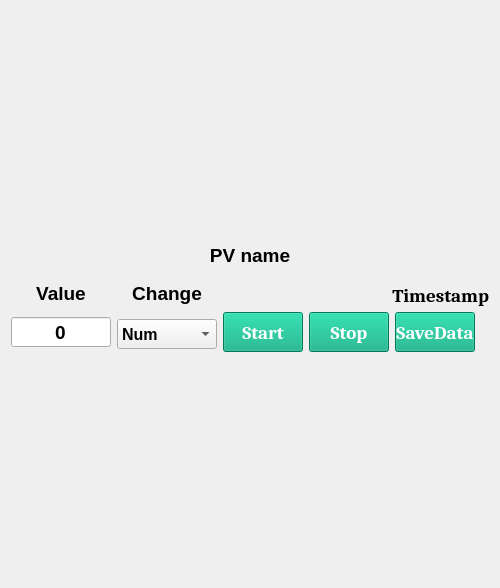
<?xml version="1.0" encoding="UTF-8"?>
<ui version="4.0">
 <class>Form</class>
 <widget class="QWidget" name="Form">
  <property name="geometry">
   <rect>
    <x>0</x>
    <y>0</y>
    <width>500</width>
    <height>588</height>
   </rect>
  </property>
  <property name="minimumSize">
   <size>
    <width>500</width>
    <height>300</height>
   </size>
  </property>
  <property name="windowTitle">
   <string>Form</string>
  </property>
  <layout class="QGridLayout" name="gridLayout">
   <item row="0" column="0">
    <layout class="QVBoxLayout" name="verticalLayout">
     <item>
      <widget class="QLabel" name="PV_name_label">
       <property name="sizePolicy">
        <sizepolicy hsizetype="Expanding" vsizetype="Fixed">
         <horstretch>0</horstretch>
         <verstretch>0</verstretch>
        </sizepolicy>
       </property>
       <property name="minimumSize">
        <size>
         <width>100</width>
         <height>40</height>
        </size>
       </property>
       <property name="maximumSize">
        <size>
         <width>3160</width>
         <height>40</height>
        </size>
       </property>
       <property name="palette">
        <palette>
         <active>
          <colorrole role="WindowText">
           <brush brushstyle="SolidPattern">
            <color alpha="255">
             <red>255</red>
             <green>85</green>
             <blue>0</blue>
            </color>
           </brush>
          </colorrole>
          <colorrole role="Text">
           <brush brushstyle="SolidPattern">
            <color alpha="255">
             <red>255</red>
             <green>85</green>
             <blue>0</blue>
            </color>
           </brush>
          </colorrole>
          <colorrole role="ButtonText">
           <brush brushstyle="SolidPattern">
            <color alpha="255">
             <red>255</red>
             <green>85</green>
             <blue>0</blue>
            </color>
           </brush>
          </colorrole>
          <colorrole role="PlaceholderText">
           <brush brushstyle="NoBrush">
            <color alpha="128">
             <red>255</red>
             <green>85</green>
             <blue>0</blue>
            </color>
           </brush>
          </colorrole>
         </active>
         <inactive>
          <colorrole role="WindowText">
           <brush brushstyle="SolidPattern">
            <color alpha="255">
             <red>0</red>
             <green>0</green>
             <blue>0</blue>
            </color>
           </brush>
          </colorrole>
          <colorrole role="Text">
           <brush brushstyle="SolidPattern">
            <color alpha="255">
             <red>0</red>
             <green>0</green>
             <blue>0</blue>
            </color>
           </brush>
          </colorrole>
          <colorrole role="ButtonText">
           <brush brushstyle="SolidPattern">
            <color alpha="255">
             <red>0</red>
             <green>0</green>
             <blue>0</blue>
            </color>
           </brush>
          </colorrole>
          <colorrole role="PlaceholderText">
           <brush brushstyle="NoBrush">
            <color alpha="128">
             <red>255</red>
             <green>85</green>
             <blue>0</blue>
            </color>
           </brush>
          </colorrole>
         </inactive>
         <disabled>
          <colorrole role="WindowText">
           <brush brushstyle="SolidPattern">
            <color alpha="255">
             <red>120</red>
             <green>120</green>
             <blue>120</blue>
            </color>
           </brush>
          </colorrole>
          <colorrole role="Text">
           <brush brushstyle="SolidPattern">
            <color alpha="255">
             <red>120</red>
             <green>120</green>
             <blue>120</blue>
            </color>
           </brush>
          </colorrole>
          <colorrole role="ButtonText">
           <brush brushstyle="SolidPattern">
            <color alpha="255">
             <red>120</red>
             <green>120</green>
             <blue>120</blue>
            </color>
           </brush>
          </colorrole>
          <colorrole role="PlaceholderText">
           <brush brushstyle="NoBrush">
            <color alpha="128">
             <red>255</red>
             <green>85</green>
             <blue>0</blue>
            </color>
           </brush>
          </colorrole>
         </disabled>
        </palette>
       </property>
       <property name="font">
        <font>
         <family>Arial</family>
         <pointsize>14</pointsize>
         <bold>true</bold>
        </font>
       </property>
       <property name="text">
        <string>PV name</string>
       </property>
       <property name="alignment">
        <set>Qt::AlignCenter</set>
       </property>
      </widget>
     </item>
     <item>
      <layout class="QVBoxLayout" name="verticalLayout_plot"/>
     </item>
     <item>
      <layout class="QHBoxLayout" name="horizontalLayout">
       <item>
        <widget class="QLabel" name="PV_name_label_2">
         <property name="sizePolicy">
          <sizepolicy hsizetype="Expanding" vsizetype="Fixed">
           <horstretch>0</horstretch>
           <verstretch>0</verstretch>
          </sizepolicy>
         </property>
         <property name="minimumSize">
          <size>
           <width>100</width>
           <height>25</height>
          </size>
         </property>
         <property name="maximumSize">
          <size>
           <width>100</width>
           <height>40</height>
          </size>
         </property>
         <property name="palette">
          <palette>
           <active>
            <colorrole role="WindowText">
             <brush brushstyle="SolidPattern">
              <color alpha="255">
               <red>255</red>
               <green>85</green>
               <blue>0</blue>
              </color>
             </brush>
            </colorrole>
            <colorrole role="Text">
             <brush brushstyle="SolidPattern">
              <color alpha="255">
               <red>255</red>
               <green>85</green>
               <blue>0</blue>
              </color>
             </brush>
            </colorrole>
            <colorrole role="ButtonText">
             <brush brushstyle="SolidPattern">
              <color alpha="255">
               <red>255</red>
               <green>85</green>
               <blue>0</blue>
              </color>
             </brush>
            </colorrole>
            <colorrole role="PlaceholderText">
             <brush brushstyle="NoBrush">
              <color alpha="128">
               <red>255</red>
               <green>85</green>
               <blue>0</blue>
              </color>
             </brush>
            </colorrole>
           </active>
           <inactive>
            <colorrole role="WindowText">
             <brush brushstyle="SolidPattern">
              <color alpha="255">
               <red>0</red>
               <green>0</green>
               <blue>0</blue>
              </color>
             </brush>
            </colorrole>
            <colorrole role="Text">
             <brush brushstyle="SolidPattern">
              <color alpha="255">
               <red>0</red>
               <green>0</green>
               <blue>0</blue>
              </color>
             </brush>
            </colorrole>
            <colorrole role="ButtonText">
             <brush brushstyle="SolidPattern">
              <color alpha="255">
               <red>0</red>
               <green>0</green>
               <blue>0</blue>
              </color>
             </brush>
            </colorrole>
            <colorrole role="PlaceholderText">
             <brush brushstyle="NoBrush">
              <color alpha="128">
               <red>255</red>
               <green>85</green>
               <blue>0</blue>
              </color>
             </brush>
            </colorrole>
           </inactive>
           <disabled>
            <colorrole role="WindowText">
             <brush brushstyle="SolidPattern">
              <color alpha="255">
               <red>120</red>
               <green>120</green>
               <blue>120</blue>
              </color>
             </brush>
            </colorrole>
            <colorrole role="Text">
             <brush brushstyle="SolidPattern">
              <color alpha="255">
               <red>120</red>
               <green>120</green>
               <blue>120</blue>
              </color>
             </brush>
            </colorrole>
            <colorrole role="ButtonText">
             <brush brushstyle="SolidPattern">
              <color alpha="255">
               <red>120</red>
               <green>120</green>
               <blue>120</blue>
              </color>
             </brush>
            </colorrole>
            <colorrole role="PlaceholderText">
             <brush brushstyle="NoBrush">
              <color alpha="128">
               <red>255</red>
               <green>85</green>
               <blue>0</blue>
              </color>
             </brush>
            </colorrole>
           </disabled>
          </palette>
         </property>
         <property name="font">
          <font>
           <family>Arial</family>
           <pointsize>14</pointsize>
           <bold>true</bold>
          </font>
         </property>
         <property name="text">
          <string>Value</string>
         </property>
         <property name="alignment">
          <set>Qt::AlignCenter</set>
         </property>
        </widget>
       </item>
       <item>
        <widget class="QLabel" name="PV_name_label_3">
         <property name="sizePolicy">
          <sizepolicy hsizetype="Expanding" vsizetype="Fixed">
           <horstretch>0</horstretch>
           <verstretch>0</verstretch>
          </sizepolicy>
         </property>
         <property name="minimumSize">
          <size>
           <width>100</width>
           <height>25</height>
          </size>
         </property>
         <property name="maximumSize">
          <size>
           <width>100</width>
           <height>40</height>
          </size>
         </property>
         <property name="palette">
          <palette>
           <active>
            <colorrole role="WindowText">
             <brush brushstyle="SolidPattern">
              <color alpha="255">
               <red>255</red>
               <green>85</green>
               <blue>0</blue>
              </color>
             </brush>
            </colorrole>
            <colorrole role="Text">
             <brush brushstyle="SolidPattern">
              <color alpha="255">
               <red>255</red>
               <green>85</green>
               <blue>0</blue>
              </color>
             </brush>
            </colorrole>
            <colorrole role="ButtonText">
             <brush brushstyle="SolidPattern">
              <color alpha="255">
               <red>255</red>
               <green>85</green>
               <blue>0</blue>
              </color>
             </brush>
            </colorrole>
            <colorrole role="PlaceholderText">
             <brush brushstyle="NoBrush">
              <color alpha="128">
               <red>255</red>
               <green>85</green>
               <blue>0</blue>
              </color>
             </brush>
            </colorrole>
           </active>
           <inactive>
            <colorrole role="WindowText">
             <brush brushstyle="SolidPattern">
              <color alpha="255">
               <red>0</red>
               <green>0</green>
               <blue>0</blue>
              </color>
             </brush>
            </colorrole>
            <colorrole role="Text">
             <brush brushstyle="SolidPattern">
              <color alpha="255">
               <red>0</red>
               <green>0</green>
               <blue>0</blue>
              </color>
             </brush>
            </colorrole>
            <colorrole role="ButtonText">
             <brush brushstyle="SolidPattern">
              <color alpha="255">
               <red>0</red>
               <green>0</green>
               <blue>0</blue>
              </color>
             </brush>
            </colorrole>
            <colorrole role="PlaceholderText">
             <brush brushstyle="NoBrush">
              <color alpha="128">
               <red>255</red>
               <green>85</green>
               <blue>0</blue>
              </color>
             </brush>
            </colorrole>
           </inactive>
           <disabled>
            <colorrole role="WindowText">
             <brush brushstyle="SolidPattern">
              <color alpha="255">
               <red>120</red>
               <green>120</green>
               <blue>120</blue>
              </color>
             </brush>
            </colorrole>
            <colorrole role="Text">
             <brush brushstyle="SolidPattern">
              <color alpha="255">
               <red>120</red>
               <green>120</green>
               <blue>120</blue>
              </color>
             </brush>
            </colorrole>
            <colorrole role="ButtonText">
             <brush brushstyle="SolidPattern">
              <color alpha="255">
               <red>120</red>
               <green>120</green>
               <blue>120</blue>
              </color>
             </brush>
            </colorrole>
            <colorrole role="PlaceholderText">
             <brush brushstyle="NoBrush">
              <color alpha="128">
               <red>255</red>
               <green>85</green>
               <blue>0</blue>
              </color>
             </brush>
            </colorrole>
           </disabled>
          </palette>
         </property>
         <property name="font">
          <font>
           <family>Arial</family>
           <pointsize>14</pointsize>
           <bold>true</bold>
          </font>
         </property>
         <property name="text">
          <string>Change</string>
         </property>
         <property name="alignment">
          <set>Qt::AlignCenter</set>
         </property>
        </widget>
       </item>
       <item>
        <widget class="QLabel" name="Time_stamp_label">
         <property name="sizePolicy">
          <sizepolicy hsizetype="Expanding" vsizetype="Fixed">
           <horstretch>0</horstretch>
           <verstretch>0</verstretch>
          </sizepolicy>
         </property>
         <property name="minimumSize">
          <size>
           <width>200</width>
           <height>25</height>
          </size>
         </property>
         <property name="maximumSize">
          <size>
           <width>3160</width>
           <height>20</height>
          </size>
         </property>
         <property name="palette">
          <palette>
           <active>
            <colorrole role="WindowText">
             <brush brushstyle="SolidPattern">
              <color alpha="255">
               <red>0</red>
               <green>170</green>
               <blue>255</blue>
              </color>
             </brush>
            </colorrole>
            <colorrole role="Text">
             <brush brushstyle="SolidPattern">
              <color alpha="255">
               <red>255</red>
               <green>85</green>
               <blue>0</blue>
              </color>
             </brush>
            </colorrole>
            <colorrole role="ButtonText">
             <brush brushstyle="SolidPattern">
              <color alpha="255">
               <red>255</red>
               <green>85</green>
               <blue>0</blue>
              </color>
             </brush>
            </colorrole>
            <colorrole role="PlaceholderText">
             <brush brushstyle="NoBrush">
              <color alpha="128">
               <red>255</red>
               <green>85</green>
               <blue>0</blue>
              </color>
             </brush>
            </colorrole>
           </active>
           <inactive>
            <colorrole role="WindowText">
             <brush brushstyle="SolidPattern">
              <color alpha="255">
               <red>0</red>
               <green>0</green>
               <blue>0</blue>
              </color>
             </brush>
            </colorrole>
            <colorrole role="Text">
             <brush brushstyle="SolidPattern">
              <color alpha="255">
               <red>0</red>
               <green>0</green>
               <blue>0</blue>
              </color>
             </brush>
            </colorrole>
            <colorrole role="ButtonText">
             <brush brushstyle="SolidPattern">
              <color alpha="255">
               <red>0</red>
               <green>0</green>
               <blue>0</blue>
              </color>
             </brush>
            </colorrole>
            <colorrole role="PlaceholderText">
             <brush brushstyle="NoBrush">
              <color alpha="128">
               <red>255</red>
               <green>85</green>
               <blue>0</blue>
              </color>
             </brush>
            </colorrole>
           </inactive>
           <disabled>
            <colorrole role="WindowText">
             <brush brushstyle="SolidPattern">
              <color alpha="255">
               <red>120</red>
               <green>120</green>
               <blue>120</blue>
              </color>
             </brush>
            </colorrole>
            <colorrole role="Text">
             <brush brushstyle="SolidPattern">
              <color alpha="255">
               <red>120</red>
               <green>120</green>
               <blue>120</blue>
              </color>
             </brush>
            </colorrole>
            <colorrole role="ButtonText">
             <brush brushstyle="SolidPattern">
              <color alpha="255">
               <red>120</red>
               <green>120</green>
               <blue>120</blue>
              </color>
             </brush>
            </colorrole>
            <colorrole role="PlaceholderText">
             <brush brushstyle="NoBrush">
              <color alpha="128">
               <red>255</red>
               <green>85</green>
               <blue>0</blue>
              </color>
             </brush>
            </colorrole>
           </disabled>
          </palette>
         </property>
         <property name="font">
          <font>
           <family>Cambria</family>
           <pointsize>14</pointsize>
           <bold>true</bold>
          </font>
         </property>
         <property name="text">
          <string>Timestamp</string>
         </property>
         <property name="alignment">
          <set>Qt::AlignRight|Qt::AlignTrailing|Qt::AlignVCenter</set>
         </property>
        </widget>
       </item>
      </layout>
     </item>
     <item>
      <layout class="QHBoxLayout" name="horizontalLayout_2">
       <item>
        <widget class="QLineEdit" name="PV_value_input">
         <property name="minimumSize">
          <size>
           <width>100</width>
           <height>30</height>
          </size>
         </property>
         <property name="maximumSize">
          <size>
           <width>100</width>
           <height>30</height>
          </size>
         </property>
         <property name="palette">
          <palette>
           <active>
            <colorrole role="Text">
             <brush brushstyle="SolidPattern">
              <color alpha="255">
               <red>255</red>
               <green>100</green>
               <blue>11</blue>
              </color>
             </brush>
            </colorrole>
            <colorrole role="PlaceholderText">
             <brush brushstyle="SolidPattern">
              <color alpha="128">
               <red>255</red>
               <green>100</green>
               <blue>11</blue>
              </color>
             </brush>
            </colorrole>
           </active>
           <inactive>
            <colorrole role="Text">
             <brush brushstyle="SolidPattern">
              <color alpha="255">
               <red>0</red>
               <green>0</green>
               <blue>0</blue>
              </color>
             </brush>
            </colorrole>
            <colorrole role="PlaceholderText">
             <brush brushstyle="SolidPattern">
              <color alpha="128">
               <red>0</red>
               <green>0</green>
               <blue>0</blue>
              </color>
             </brush>
            </colorrole>
           </inactive>
           <disabled>
            <colorrole role="Text">
             <brush brushstyle="SolidPattern">
              <color alpha="255">
               <red>120</red>
               <green>120</green>
               <blue>120</blue>
              </color>
             </brush>
            </colorrole>
            <colorrole role="PlaceholderText">
             <brush brushstyle="SolidPattern">
              <color alpha="128">
               <red>0</red>
               <green>0</green>
               <blue>0</blue>
              </color>
             </brush>
            </colorrole>
           </disabled>
          </palette>
         </property>
         <property name="font">
          <font>
           <family>Arial</family>
           <pointsize>14</pointsize>
           <bold>true</bold>
          </font>
         </property>
         <property name="text">
          <string>0</string>
         </property>
         <property name="alignment">
          <set>Qt::AlignCenter</set>
         </property>
         <property name="readOnly">
          <bool>true</bool>
         </property>
        </widget>
       </item>
       <item>
        <widget class="QComboBox" name="Y_change_cbx">
         <property name="minimumSize">
          <size>
           <width>100</width>
           <height>30</height>
          </size>
         </property>
         <property name="maximumSize">
          <size>
           <width>16777215</width>
           <height>25</height>
          </size>
         </property>
         <property name="palette">
          <palette>
           <active>
            <colorrole role="Text">
             <brush brushstyle="SolidPattern">
              <color alpha="255">
               <red>0</red>
               <green>170</green>
               <blue>255</blue>
              </color>
             </brush>
            </colorrole>
           </active>
           <inactive>
            <colorrole role="Text">
             <brush brushstyle="SolidPattern">
              <color alpha="255">
               <red>0</red>
               <green>0</green>
               <blue>0</blue>
              </color>
             </brush>
            </colorrole>
           </inactive>
           <disabled>
            <colorrole role="Text">
             <brush brushstyle="SolidPattern">
              <color alpha="255">
               <red>120</red>
               <green>120</green>
               <blue>120</blue>
              </color>
             </brush>
            </colorrole>
           </disabled>
          </palette>
         </property>
         <property name="font">
          <font>
           <family>Arial</family>
           <pointsize>12</pointsize>
           <bold>true</bold>
          </font>
         </property>
         <item>
          <property name="text">
           <string>Num</string>
          </property>
         </item>
         <item>
          <property name="text">
           <string>Timestamp</string>
          </property>
         </item>
        </widget>
       </item>
       <item>
        <widget class="QPushButton" name="Start_monitor_btn">
         <property name="sizePolicy">
          <sizepolicy hsizetype="Fixed" vsizetype="Fixed">
           <horstretch>0</horstretch>
           <verstretch>0</verstretch>
          </sizepolicy>
         </property>
         <property name="minimumSize">
          <size>
           <width>80</width>
           <height>40</height>
          </size>
         </property>
         <property name="maximumSize">
          <size>
           <width>100</width>
           <height>40</height>
          </size>
         </property>
         <property name="font">
          <font>
           <family>Cambria</family>
           <pointsize>14</pointsize>
           <bold>true</bold>
          </font>
         </property>
         <property name="styleSheet">
          <string notr="true">QPushButton{background-color: rgb(0, 170, 127);selection-color: rgb(255, 85, 127);
color: rgb(255, 255, 255);}

QPushButton:hover{background-color:rgb(0, 170, 255);}

QPushButton:pressed{background-color:rgb(255, 91, 58);}</string>
         </property>
         <property name="text">
          <string>Start</string>
         </property>
        </widget>
       </item>
       <item>
        <widget class="QPushButton" name="Stop_monitor_btn">
         <property name="sizePolicy">
          <sizepolicy hsizetype="Fixed" vsizetype="Fixed">
           <horstretch>0</horstretch>
           <verstretch>0</verstretch>
          </sizepolicy>
         </property>
         <property name="minimumSize">
          <size>
           <width>80</width>
           <height>40</height>
          </size>
         </property>
         <property name="maximumSize">
          <size>
           <width>100</width>
           <height>40</height>
          </size>
         </property>
         <property name="font">
          <font>
           <family>Cambria</family>
           <pointsize>14</pointsize>
           <bold>true</bold>
          </font>
         </property>
         <property name="styleSheet">
          <string notr="true">QPushButton{background-color: rgb(0, 170, 127);selection-color: rgb(255, 85, 127);
color: rgb(255, 255, 255);}

QPushButton:hover{background-color:rgb(0, 170, 255);}

QPushButton:pressed{background-color:rgb(255, 91, 58);}</string>
         </property>
         <property name="text">
          <string>Stop</string>
         </property>
        </widget>
       </item>
       <item>
        <widget class="QPushButton" name="Savedata_btn">
         <property name="sizePolicy">
          <sizepolicy hsizetype="Fixed" vsizetype="Fixed">
           <horstretch>0</horstretch>
           <verstretch>0</verstretch>
          </sizepolicy>
         </property>
         <property name="minimumSize">
          <size>
           <width>80</width>
           <height>40</height>
          </size>
         </property>
         <property name="maximumSize">
          <size>
           <width>100</width>
           <height>40</height>
          </size>
         </property>
         <property name="font">
          <font>
           <family>Cambria</family>
           <pointsize>14</pointsize>
           <bold>true</bold>
          </font>
         </property>
         <property name="styleSheet">
          <string notr="true">QPushButton{background-color: rgb(0, 170, 127);selection-color: rgb(255, 85, 127);
color: rgb(255, 255, 255);}

QPushButton:hover{background-color:rgb(0, 170, 255);}

QPushButton:pressed{background-color:rgb(255, 91, 58);}</string>
         </property>
         <property name="text">
          <string>SaveData</string>
         </property>
        </widget>
       </item>
       <item>
        <spacer name="horizontalSpacer">
         <property name="orientation">
          <enum>Qt::Horizontal</enum>
         </property>
         <property name="sizeHint" stdset="0">
          <size>
           <width>40</width>
           <height>20</height>
          </size>
         </property>
        </spacer>
       </item>
      </layout>
     </item>
    </layout>
   </item>
  </layout>
 </widget>
 <resources/>
 <connections/>
</ui>
